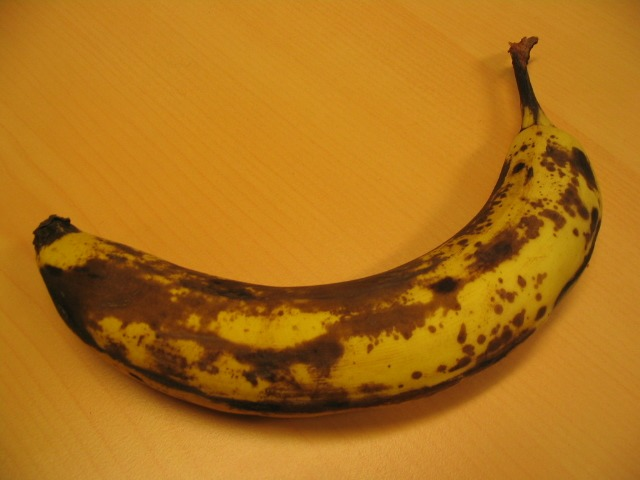
#> input picture data/imgs/banana1.jpg, 640 x 480 px
$ python poisson_blending.py --tgt_path data/imgs/banana1.jpg
#> lines starting #> are read from the running program, lines starting #| are printed output that depends on the picture; after the words box and inside, x2 and y2 are one past the last pixel; in counts of white or black regions, pixels touching at a corner belong together
import cv2
import numpy as np
import scipy.sparse
from scipy.sparse.linalg import spsolve
import argparse
import time
import numpy as np


# Calculates the boundaries of the rectangle that traps the mask.
def calc_mask_rect(mask):
    h, w = np.shape(mask)[0:2]
    b_right = b_down = 0
    b_left = w
    b_up = h

    # Find rectangle boundaries
    zeros_mask = mask
    zeros_mask = np.where(zeros_mask != 255, 0, zeros_mask)
    where = np.array(np.where(zeros_mask))
    b_up_tmp, b_left_tmp = np.amin(where, axis=1)
    b_down_tmp, b_right_tmp = np.amax(where, axis=1)

    # Change boundaries
    b_up = b_up_tmp if b_up_tmp < b_up else b_up
    b_down = b_down_tmp if b_down_tmp > b_down else b_down
    b_left = b_left_tmp if b_left_tmp < b_left else b_left
    b_right = b_right_tmp if b_right_tmp > b_right else b_right

    return b_left, b_right, b_up, b_down


# Pads the cut mask and source images to the dimensions of the target image.
def pad_mask_src(img, h_tgt, w_tgt, im_src):
    h, w = np.shape(img)
    top = bottom = (h_tgt // 2 - h // 2)
    left = right = (w_tgt // 2 - w // 2)
    p_mask = cv2.copyMakeBorder(img, top, bottom + 1, left, right + 1, cv2.BORDER_CONSTANT, value=0)
    p_src = cv2.copyMakeBorder(im_src, top, bottom + 1, left, right + 1, cv2.BORDER_CONSTANT, value=(0, 0, 0))
    return p_mask, p_src


# Numerates white mask pixels and saves at indx_mask.
def numerate_pix(p_mask):
    h, w = np.shape(p_mask)[0:2]
    indx_mask = np.full((h, w), -1)

    # Count pixels
    N = np.count_nonzero(p_mask == 255)

    # Numerates white mask pixels
    inreasing_nums = np.arange(0, N)
    indx_mask[p_mask == 255] = inreasing_nums
    indx_mask = indx_mask.astype('i')

    return N, indx_mask


def poisson_blend(im_src, im_tgt, im_mask, center):
    # Part 1: Boundaries, padding and prepping.
    # Calculating tight rectangle around mask.
    b_left, b_right, b_up, b_down = calc_mask_rect(im_mask)

    # Increasing boundaries for masks with white at the frame.
    sub_width = min(np.shape(im_mask)[1] - b_right, b_left, 10)
    sub_height = min(np.shape(im_mask)[0] - b_down, b_up, 10)
    b_left -= sub_width
    b_up -= sub_height
    b_right += sub_width
    b_down += sub_height

    # Checking if mask is smaller than target...exiting if not
    h_tgt, w_tgt = np.shape(im_tgt)[0:2]
    mask_cut = np.zeros((b_down - b_up, b_right - b_left), dtype=np.uint8)
    src_cut = np.zeros((b_down - b_up, b_right - b_left, 3), dtype=np.uint8)
    h_mask, w_mask = np.shape(mask_cut)

    if h_mask > h_tgt or w_mask > w_tgt:
        print("Mask is bigger than target image, unsupported.")
        exit()

    # Creating a copy of the defining rectangle of im_mask, im_src:
    for i in range(h_mask):
        for j in range(w_mask):
            mask_cut[i][j] = im_mask[i + b_up, j + b_left]
            src_cut[i][j] = im_src[i + b_up, j + b_left]

    # Pad mask and source.
    p_mask, p_src = pad_mask_src(mask_cut, h_tgt, w_tgt, src_cut)
    binary_p_mask = np.zeros((p_mask.shape[0], p_mask.shape[1]))
    binary_p_mask[p_mask == 255] = 1

    # Calculating the boundaries of the mask and number of pixels.
    N, indx_mask = numerate_pix(p_mask)

    # Part 2: Filling matrix A and vector b.
    A = scipy.sparse.lil_matrix((N, N))
    b = np.zeros((N, 3))
    n = -1

    for i in range(h_tgt):
        for j in range(w_tgt):
            if p_mask[i][j] == 255:
                bellow = above = right = left = np.zeros(3)
                n += 1

                # Filling matrix A:
                A[n, n] = -4.0

                if j > 0:
                    A[n, indx_mask[i][j - 1]] += binary_p_mask[i][j - 1]
                    left = p_src[i][j - 1] - (1 - binary_p_mask[i][j - 1]) * im_tgt[i][j - 1]

                if j < w_tgt - 1:
                    A[n, indx_mask[i][j + 1]] += binary_p_mask[i][j + 1]
                    right = p_src[i][j + 1] - (1 - binary_p_mask[i][j + 1]) * im_tgt[i][j + 1]

                if i < h_tgt - 1:
                    A[n, indx_mask[i + 1][j]] += binary_p_mask[i + 1][j]
                    bellow = p_src[i + 1][j] - (1 - binary_p_mask[i + 1][j]) * im_tgt[i + 1][j]

                if i > 0:
                    A[n, indx_mask[i - 1][j]] += binary_p_mask[i - 1][j]
                    above = p_src[i - 1][j] - (1 - binary_p_mask[i - 1][j]) * im_tgt[i - 1][j]

                # Filling vector b:
                b[n] = -4 * p_src[i][j] + above + bellow + right + left

    # Part 3: Solving Poisson equation.
    A = scipy.sparse.csr_matrix(A)
    res = spsolve(A, b)

    # Part 4: Creating the final, blended image.
    indx_mask = indx_mask[:im_tgt.shape[0], :im_tgt.shape[1]]
    white_pix = indx_mask != -1

    # Handling overflow issues.
    res[res > 255] = 255
    res[res < 0] = 0

    # Blending the object into the target image.
    im_tgt[white_pix] = res[indx_mask[white_pix]]
    im_blend = im_tgt
    return im_blend


def parse():
    parser = argparse.ArgumentParser()
    parser.add_argument('--src_path', type=str, default='./data/imgs/banana1.jpg', help='image file path')
    parser.add_argument('--mask_path', type=str, default='./data/seg_GT/banana1.bmp', help='mask file path')
    parser.add_argument('--tgt_path', type=str, default='./data/bg/table.jpg', help='mask file path')
    return parser.parse_args()


if __name__ == "__main__":
    # Load the source and target images
    args = parse()

    im_tgt = cv2.imread(args.tgt_path, cv2.IMREAD_COLOR)
#> im_tgt is the input picture: shape (480, 640, 3); mean B, G, R 25.2, 113.9, 175.1
    im_src = cv2.imread(args.src_path, cv2.IMREAD_COLOR)
    if args.mask_path == '':
        im_mask = np.full(im_src.shape, 255, dtype=np.uint8)
    else:
        im_mask = cv2.imread(args.mask_path, cv2.IMREAD_GRAYSCALE)
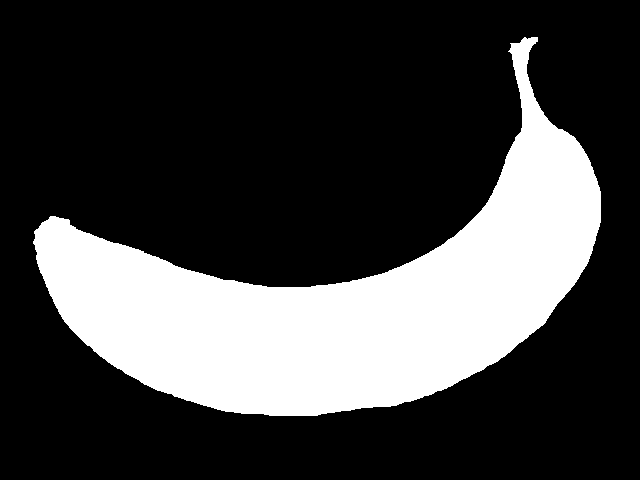
#> input picture data/seg_GT/banana1.bmp, 640 x 480 px
#> im_mask: shape (480, 640); 25.6% white; 1 white region, box (x1, y1, x2, y2) and area: (33, 37, 601, 416) 78705
        im_mask = cv2.threshold(im_mask, 0, 255, cv2.THRESH_BINARY)[1]

    center = (int(im_tgt.shape[1] / 2), int(im_tgt.shape[0] / 2))
#> center = (320, 240)
    start_time = time.time()
    im_clone = poisson_blend(im_src, im_tgt, im_mask, center)
#> in calc_mask_rect, `b_up_tmp, b_left_tmp = np.amin(where, axis=1)`: b_up_tmp = 37; b_left_tmp = 33
#> in calc_mask_rect, `b_down_tmp, b_right_tmp = np.amax(where, axis=1)`: b_down_tmp = 415; b_right_tmp = 600
#> in calc_mask_rect, `b_up = b_up_tmp if b_up_tmp < b_up else b_up`: b_up = 37
#> in calc_mask_rect, `b_down = b_down_tmp if b_down_tmp > b_down else b_down`: b_down = 415
#> in calc_mask_rect, `b_left = b_left_tmp if b_left_tmp < b_left else b_left`: b_left = 33
#> in calc_mask_rect, `b_right = b_right_tmp if b_right_tmp > b_right else b_right`: b_right = 600
#> in poisson_blend, `b_left, b_right, b_up, b_down = calc_mask_rect(im_mask)`: b_left = 33; b_right = 600; b_up = 37; b_down = 415
#> in poisson_blend, `sub_width = min(np.shape(im_mask)[1] - b_right, b_left, 10)`: sub_width = 10
#> in poisson_blend, `b_left -= sub_width`: b_left = 23
#> in poisson_blend, `b_up -= sub_height`: b_up = 27
#> in poisson_blend, `b_right += sub_width`: b_right = 610
#> in poisson_blend, `b_down += sub_height`: b_down = 425
#> after the loop in poisson_blend, `for i in range(h_mask):`:
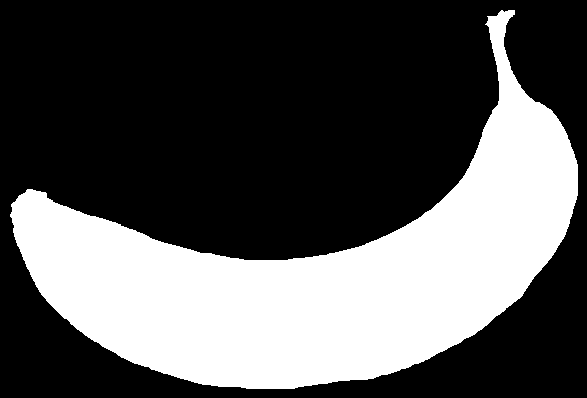
#> mask_cut: shape (398, 587); 33.7% white; 1 white region, box (x1, y1, x2, y2) and area: (10, 10, 578, 389) 78705
#> after the loop in poisson_blend, `for i in range(h_mask):`:
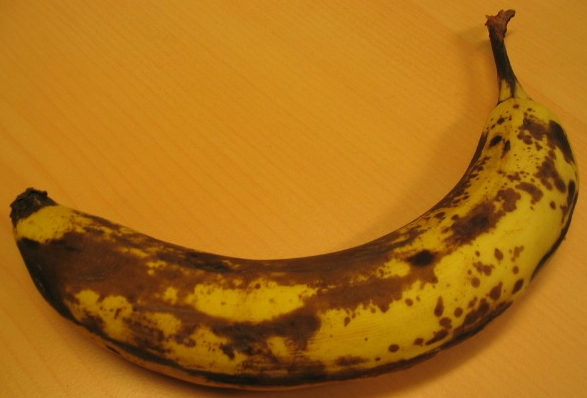
#> src_cut: shape (398, 587, 3); mean B, G, R 21.7, 109.5, 170.1
#> in pad_mask_src, `p_mask = cv2.copyMakeBorder(img, top, bottom + 1, left, right + 1, cv2..`: p_mask: shape (481, 642); 25.5% white; 1 white region, box (x1, y1, x2, y2) and area: (37, 51, 605, 430) 78705
#> in pad_mask_src, `p_src = cv2.copyMakeBorder(im_src, top, bottom + 1, left, right + 1, c..`:
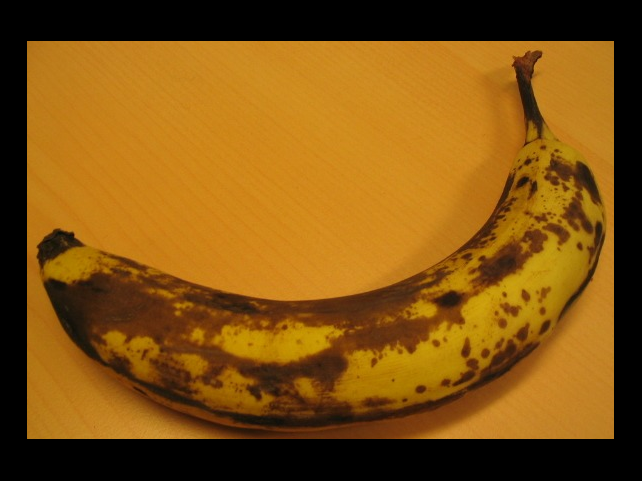
#> p_src: shape (481, 642, 3); mean B, G, R 16.4, 82.8, 128.7
#> in numerate_pix, `N = np.count_nonzero(p_mask == 255)`: N = 78705
#> in numerate_pix, `indx_mask[p_mask == 255] = inreasing_nums`:
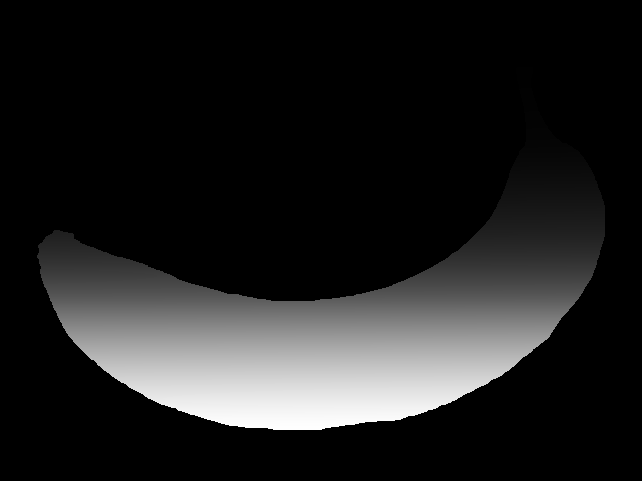
#> indx_mask: shape (481, 642) int64; min -1, max 78704, mean 10029; drawn with min black and max white
#> after the loop in poisson_blend, `for i in range(h_tgt):`: n = 78704
#> in poisson_blend, `white_pix = indx_mask != -1`:
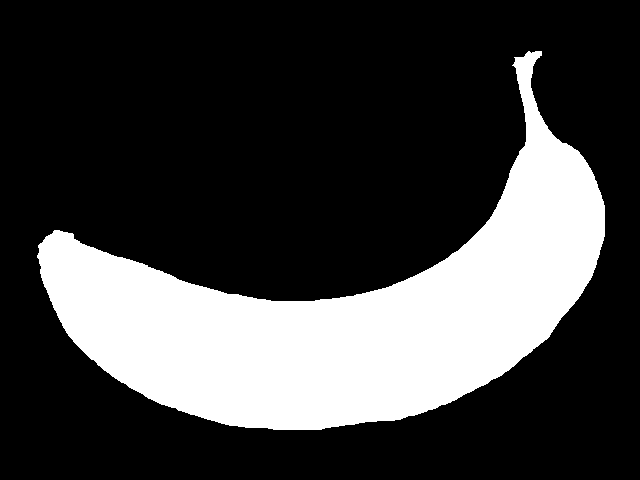
#> white_pix: shape (480, 640) bool; 25.6% white; 1 white region, box (x1, y1, x2, y2) and area: (37, 51, 605, 430) 78705
#> in poisson_blend, `im_tgt[white_pix] = res[indx_mask[white_pix]]`:
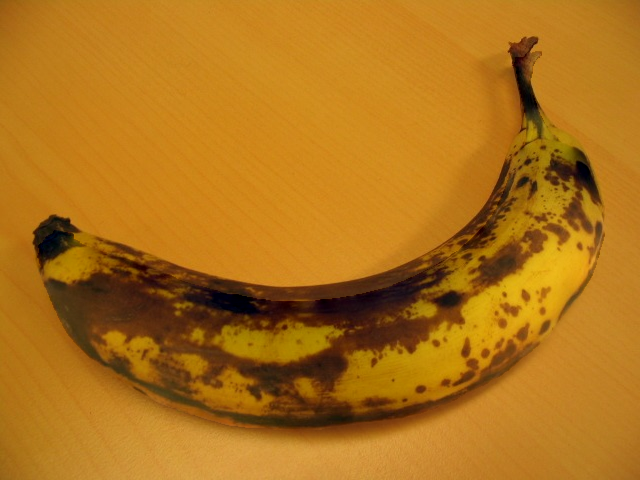
#> im_tgt: shape (480, 640, 3); mean B, G, R 25.4, 114.6, 175.2
    print("Total runtime: ", time.time() - start_time)

    # Save image
    cv2.imwrite('./Blended_image.jpg', im_clone)
    cv2.imshow('Blended image', im_clone)
    cv2.waitKey(0)
    cv2.destroyAllWindows()
